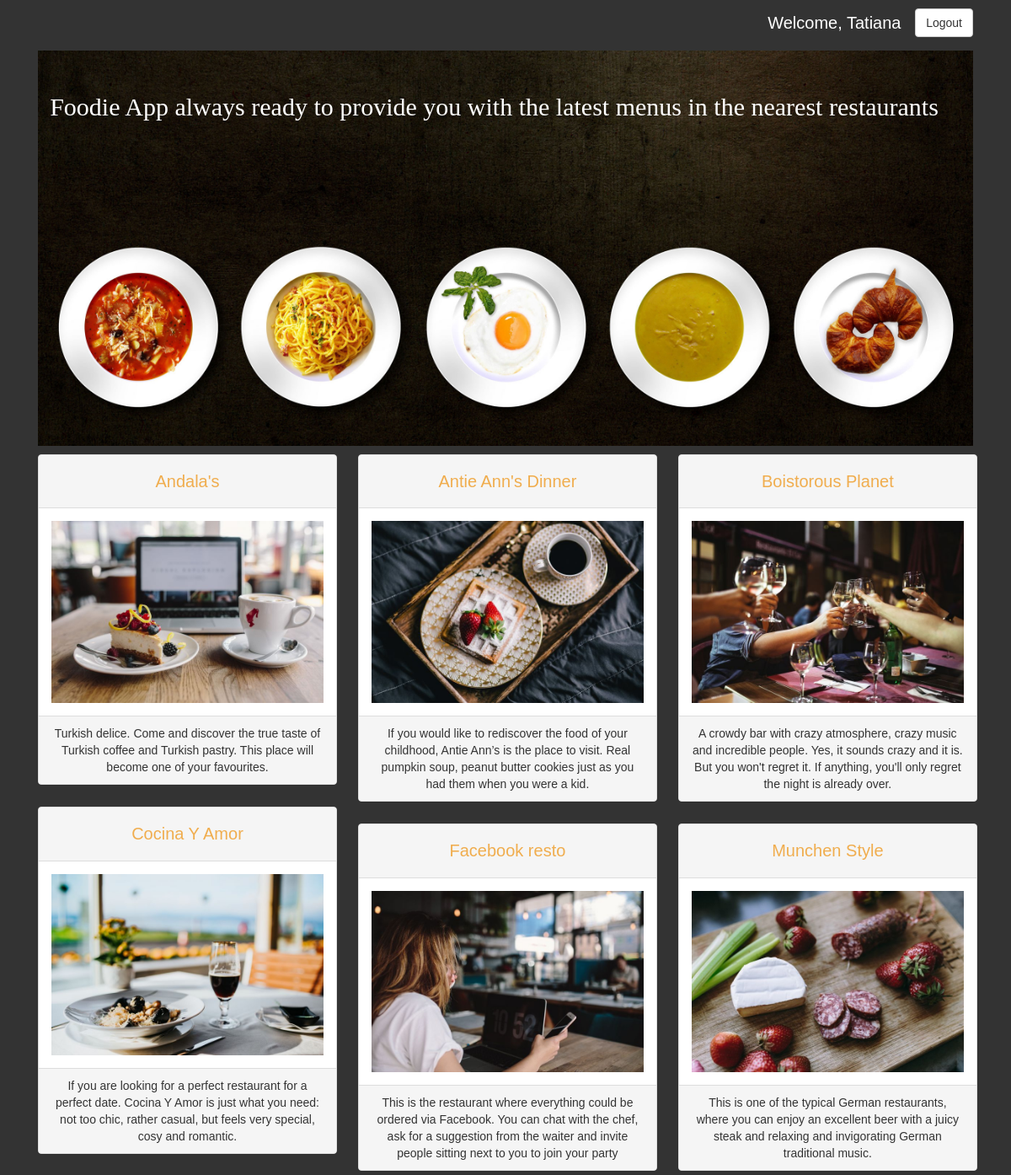
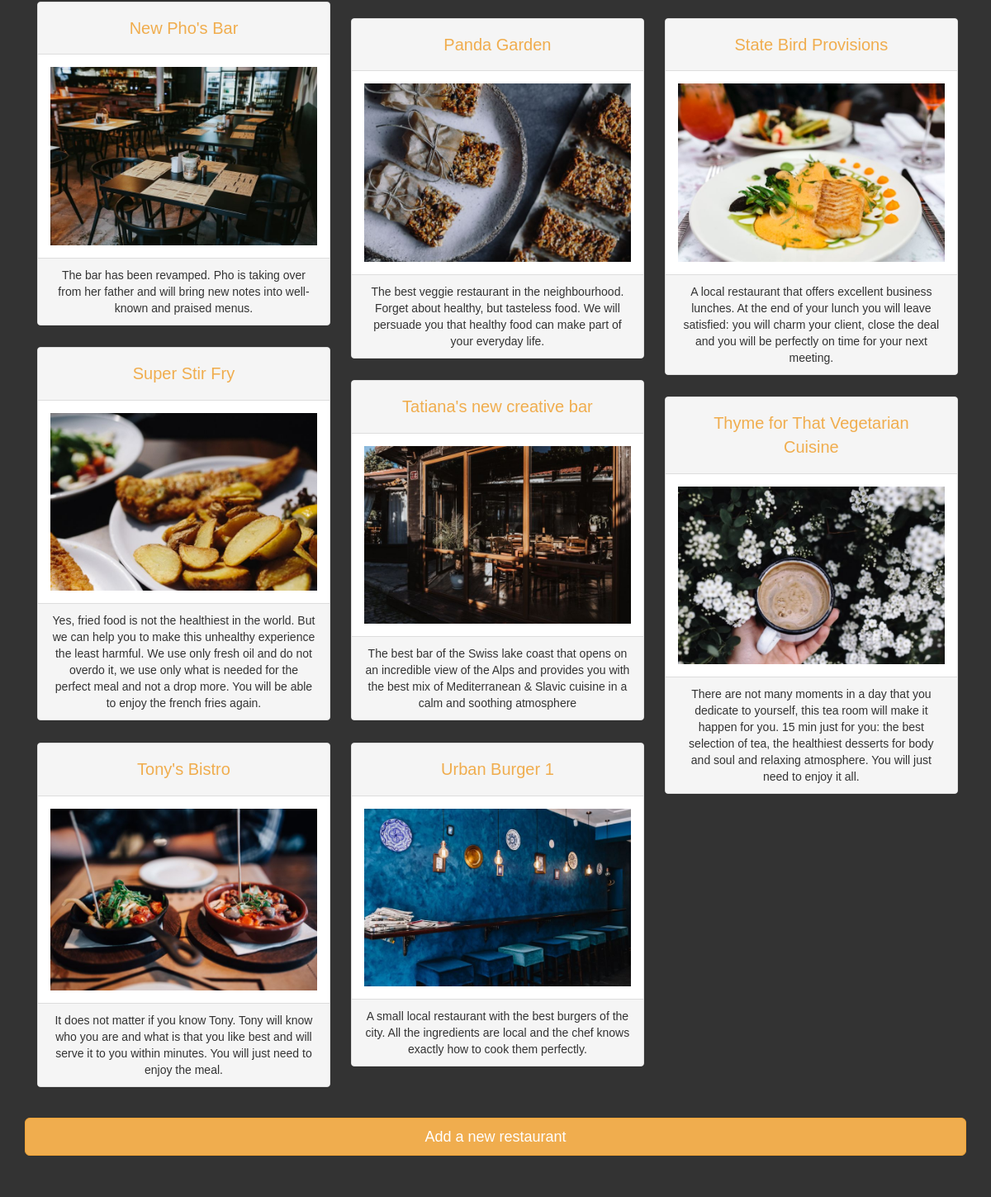
The app's page /restos/ (signed in) with its own data (2 pictures, top to bottom).
### database_setup_fn.py (models this page shows, shortened)
class Restaurant(Base):
    __tablename__ = 'restaurant'
    id = Column(Integer, primary_key=True)
    name = Column(String(250), nullable=False)
    user_id = Column(Integer, ForeignKey('user.id'))
    user = relationship(User)
    description = Column(String(250))
    image = Column(String(250))

### finalproject.py (the view)
@app.route('/')
@app.route('/restos/')
def showallrestaurants():
    restaurants = session.query(Restaurant).order_by(Restaurant.name).all()
    if 'username' not in login_session:
        return render_template('public_allrestos.html', restos=restaurants)
    else:
        user = session.query(User).\
            filter_by(name=login_session['username']).one()
        return render_template('allrestos.html', restos=restaurants, user=user)

### templates/allrestos.html (shortened to what this page needs)
<!DOCTYPE html>
<html>
<head>
    <link rel="stylesheet" type="text/css" href="/static/bootstrap-3.3.7-dist/css/bootstrap.min.css">
    <link rel="stylesheet" type="text/css" href="/static/bootstrap-3.3.7-dist/css/custom.css">
    <link rel="stylesheet" type="text/css" href="/static/css/styles.css">
</head>
<body>
    <div class="container">
        <div class="col-md-12" align="right" >
            {% if not session['username'] %}
            <a style='margin: 10px 0 10px 0' href='/login' role ='button' class ='btn btn-default'>Login</a>
            {% else %}
            <span style="font-size:20px; color: white;">Welcome, {{ session['username'].split(' ')[0] }} &nbsp; </span><a style='margin: 10px 0 16px 0' href='/disconnect' role ='button' class ='btn btn-default'>Logout</a>
            {% endif %}
        </div>
        <div class="col-md-12" align="center">
            <h1  id ="home" style="padding: 50px 10px 0 10px; width:95%; position:absolute; z-index:2; color:white;">Foodie App always ready to provide you with the latest menus in the nearest restaurants</h1>
            <img id="bg_image" alt="background" class="img-responsive" src="/static/bootstrap-3.3.7-dist/images/cook-food-kitchen-eat-54455_2.jpg">
        </div>
        <div class='row'>
            <div class="col-md-12" align="center" id='grid'>
                {% for resto in restos %}
                <div class="col-sm-12 col-md-6 col-lg-4 item">
                    <div class="panel panel-default">
                        <div class="panel-heading"><a style="font-size:20px; color:#f0ad4e;" class="btn btn-link" href="{{url_for('restoMenu', resto_ID=resto.id)}}">{{resto.name}}</a></div>
                        <div class="panel-body"><img alt='resto image' class = "img-responsive center-block" src="{{resto.image}}"/></div>
                        <div class="panel-footer">{{resto.description}}</div>
                    </div>
                </div>
                {% endfor %}
            </div>
        </div>
        <div class="row">
            <div class="col-md-12" align="center" id="bottom">
                <a href="{{url_for('createNewResto')}}" role ="button" class ="btn btn-warning btn-block btn-lg">Add a new restaurant</a>
            </div>
        </div>
    </div>
</body>
</html>

### static/css/styles.css (style rules this page uses)
body { font-family: sans-serif; background-color: #333333 }
h1, h2, h3, h4 { color: #CCCCCC; }
h1, h2 { font-family: 'Georgia', serif; margin: 0; }
a { text-decoration: none; text-decoration: #333333; font-size: .75em; }
#bottom { margin-bottom:50px; }

### records on screen
Restaurant: name "Andala's", image (picture), description "Turkish delice. Come and discover the true taste of Turkish coffee and Turkish pastry. This place will become one of your favourites."
Restaurant: name "Antie Ann's Dinner", image (picture), description "If you would like to rediscover the food of your childhood, Antie Ann’s is the place to visit. Real pumpkin soup, peanut butter cookies just as you had them when you were a kid."
Restaurant: name "Boistorous Planet", image (picture), description "A crowdy bar with crazy atmosphere, crazy music and incredible people. Yes, it sounds crazy and it is. But you won't regret it. If anything, you'll only regret the night is already over."
Restaurant: name "Cocina Y Amor", image (picture), description "If you are looking for a perfect restaurant for a perfect date. Cocina Y Amor is just what you need: not too chic, rather casual, but feels very special, cosy and romantic."
Restaurant: name "Facebook resto", image (picture), description "This is the restaurant where everything could be ordered via Facebook. You can chat with the chef, ask for a suggestion from the waiter and invite people sitting next to you to join your party"
Restaurant: name "Munchen Style", image (picture), description "This is one of the typical German restaurants, where you can enjoy an excellent beer with a juicy steak and relaxing and invigorating German traditional music."
Restaurant: name "New Pho's Bar", image (picture), description "The bar has been revamped. Pho is taking over from her father and will bring new notes into well-known and praised menus."
Restaurant: name "Panda Garden", image (picture), description "The best veggie restaurant in the neighbourhood. Forget about healthy, but tasteless food. We will persuade you that healthy food can make part of your everyday life."
Restaurant: name "State Bird Provisions", image (picture), description "A local restaurant that offers excellent business lunches. At the end of your lunch you will leave satisfied: you will charm your client, close the deal and you will be perfectly on time for your next meeting."
Restaurant: name "Super Stir Fry", image (picture), description "Yes, fried food is not the healthiest in the world. But we can help you to make this unhealthy experience the least harmful. We use only fresh oil and do not overdo it, we use only what is needed for the perfect meal and not a drop more. You will be able to enjoy the french fries again."
Restaurant: name "Tatiana's new creative bar", image (picture), description "The best bar of the Swiss lake coast that opens on an incredible view of the Alps and provides you with the best mix of Mediterranean & Slavic cuisine in a calm and soothing atmosphere"
Restaurant: name "Thyme for That Vegetarian Cuisine", image (picture), description "There are not many moments in a day that you dedicate to yourself, this tea room will make it happen for you. 15 min just for you: the best selection of tea, the healthiest desserts for body and soul and relaxing atmosphere. You will just need to enjoy it all."
Restaurant: name "Tony's Bistro", image (picture), description "It does not matter if you know Tony. Tony will know who you are and what is that you like best and will serve it to you within minutes. You will just need to enjoy the meal."
Restaurant: name "Urban Burger 1", image (picture), description "A small local restaurant with the best burgers of the city. All the ingredients are local and the chef knows exactly how to cook them perfectly."

### other values on screen
{{ session['username'].split(' ')[0] }} "Tatiana"
